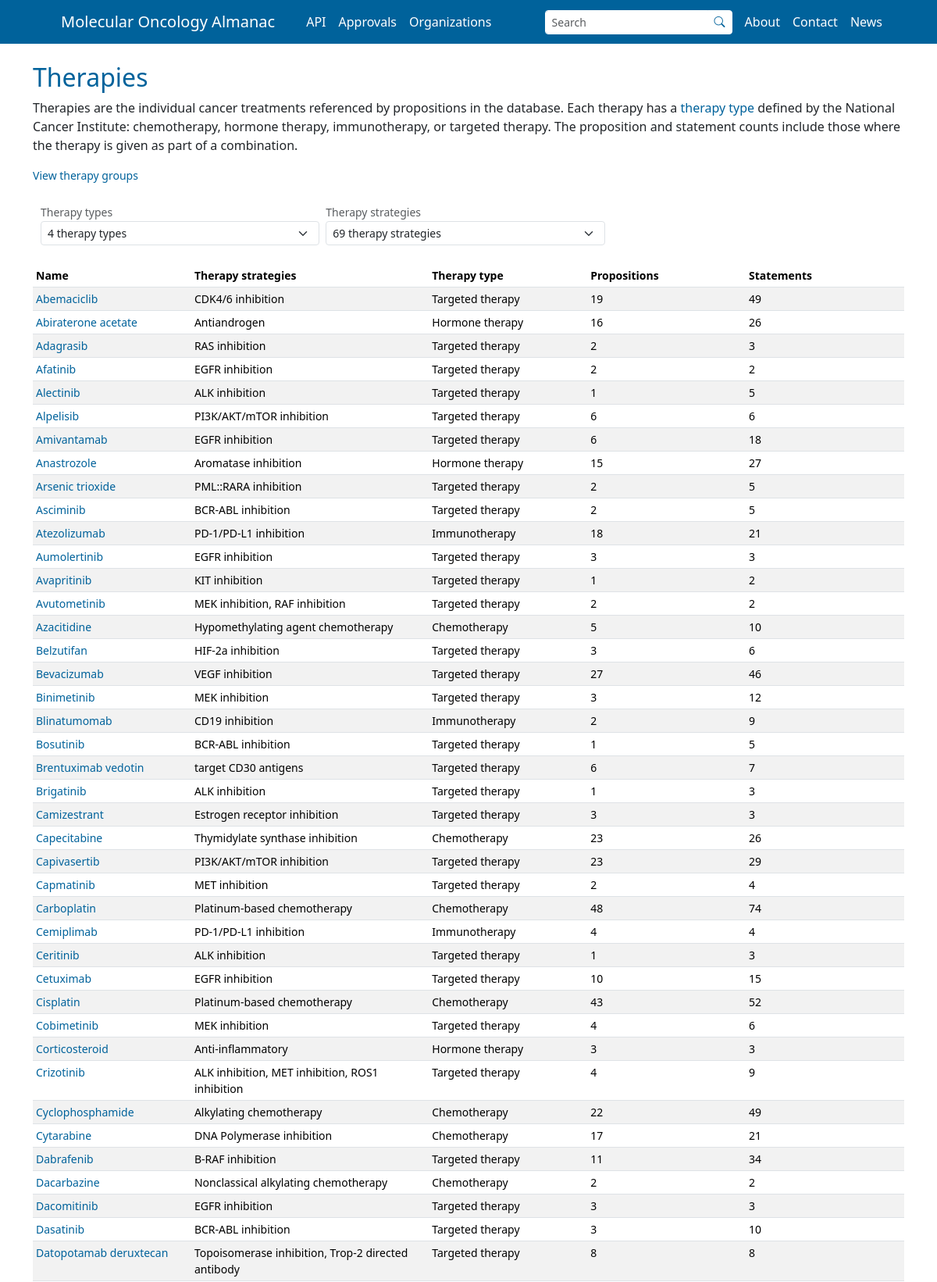
The app's page /therapies (upper part) with its own data.
### app/models.py (models this page shows)
class Base(sqlalchemy.orm.DeclarativeBase):
    pass

class Therapies(Base):
    __tablename__ = "therapies"
    id = sqlalchemy.Column(sqlalchemy.String, primary_key=True)
    name = sqlalchemy.Column(sqlalchemy.String, nullable=False)
    therapy_strategy = sqlalchemy.Column(sqlalchemy.Text, nullable=False)
    therapy_type = sqlalchemy.Column(sqlalchemy.String, nullable=False)
    propositions_count = sqlalchemy.Column(sqlalchemy.Integer, nullable=False)
    statements_count = sqlalchemy.Column(sqlalchemy.Integer, nullable=False)

### app/blueprints/main/routes.py (the view)
@main_bp.route("/therapies", defaults={"therapy_id": None}, methods=["GET", "POST"])
@main_bp.route("/therapies/<path:therapy_id>", endpoint="therapies")
def therapies(therapy_id: str | None = None):
    if therapy_id:
        record = requests.API.get_therapy(therapy_id=therapy_id)
        if not record:
            legacy_record = requests.API.find_therapy_by_name(name=therapy_id)
            if not legacy_record:
                flask.abort(404)
            return flask.redirect(
                flask.url_for("main.therapies", therapy_id=legacy_record["id"]), code=301
            )
        processed_record = services.process_therapy(record=record)
        therapy_propositions = requests.API.get_search_results(
            config_organization_filter=True, filters=[("therapy", record["name"])]
        )
        processed_propositions = services.process_propositions(
            records=therapy_propositions
        )
        return flask.render_template(
            template_name_or_list="therapy.html",
            therapy=processed_record,
            propositions_by_category=processed_propositions,
        )
    else:
        records = requests.Local.get_therapies()
        all_therapy_types = sorted(set(record["therapy_type"] for record in records))
        all_therapy_strategies = sorted(
            set(strategy for record in records for strategy in record["therapy_strategy"]),
            key=str.lower,
        )
        return flask.render_template(
            template_name_or_list="therapies.html",
            therapies=records,
            all_therapy_types=[{"id": name, "name": name} for name in all_therapy_types],
            all_therapy_strategies=[{"id": name, "name": name} for name in all_therapy_strategies],
        )

### app/blueprints/main/handlers.py (called while the page is built)
    @staticmethod
    def construct_base_query(model: models.Base) -> sqlalchemy.Select:
        return sqlalchemy.select(model)

    @staticmethod
    def execute_query(session: sqlalchemy.orm.Session, statement: sqlalchemy.sql.Executable) -> list[models.Base]:
        return (
            session
            .execute(statement=statement)
            .unique()
            .scalars()
            .all()
        )

    @classmethod
    def serialize_instances(cls, instances: list[models.Base], **kwargs) -> list[dict[str, typing.Any]]:
        result = []
        for instance in instances:
            serialized_instance = cls.serialize_single_instance(instance=instance, **kwargs)
            result.append(serialized_instance)
        return result

    @classmethod
    def serialize_primary_instance(cls, instance: models.Base) -> dict[str, typing.Any]:
        return {column.name: getattr(instance, column.name) for column in instance.__table__.columns}

    @classmethod
    def serialize_single_instance(cls, instance: models.Documents) -> dict[str, typing.Any]:
        serialized_record = cls.serialize_primary_instance(instance=instance)
        return serialized_record

### app/blueprints/main/requests.py (called while the page is built)
    @classmethod
    def get(cls, handler, statement):
        session_factory = flask.current_app.config["SESSION_FACTORY"]
        with session_factory() as session:
            result = handler.execute_query(session=session, statement=statement)
            serialized = handler.serialize_instances(instances=result)
            serialized = serialized
        return serialized

    @classmethod
    def get_therapies(cls):
        handler = handlers.Therapies()
        statement = handler.construct_base_query(model=models.Therapies)
        results = cls.get(handler=handler, statement=statement)
        for result in results:
            result["therapy_strategy"] = json.loads(result["therapy_strategy"])
        return cls.sort(data=results, sort_key="name")

    @classmethod
    def sort(cls, data, sort_key="name", reverse=False):
        try:
            return sorted(data, key=lambda d: d[sort_key], reverse=reverse)
        except KeyError as e:
            raise KeyError(
                f"Missing key '{sort_key}' in one or more dictionaries."
            ) from e

### app/database.py (called while the page is built)
    def optionxform(self, optionstr):
        return optionstr

### app/templates/therapies.html (shortened to what this page needs)
{% extends 'base.html' %}
{% from "macros.html" import multiselect_filter %}
{% block content %}
  <br>
  <h2 class="title">Therapies</h2>
  <p>
    Therapies are the individual cancer treatments referenced by propositions in the database. Each therapy has a
    <a href="https://www.cancer.gov/about-cancer/treatment/types" target="_blank">therapy type</a> defined by the
    National Cancer Institute: chemotherapy, hormone therapy, immunotherapy, or targeted therapy. The proposition and
    statement counts include those where the therapy is given as part of a combination.
  </p>
  <p class="small"><a href="{{ url_for('main.therapy_groups') }}">View therapy groups</a></p>
  {% set table = "#therapies-table-result" %}
  <div class="row g-2 mb-4">
    <div class="col-md-4">
      <span class="text-muted small">Therapy types</span>
      {{ multiselect_filter(all_therapy_types, "therapy type", "therapy types", "data-therapyTypes", table, mode="any") }}
    </div>
    <div class="col-md-4">
      <span class="text-muted small">Therapy strategies</span>
      {{ multiselect_filter(all_therapy_strategies, "therapy strategy", "therapy strategies", "data-therapyStrategies", table, mode="any", separator="|") }}
    </div>
  </div>
  <table id="therapies-table-result" class="table table-striped table-hover table-sm small w-100 dataTable">
    <thead>
      <tr>
        <th style="width: 10%">Name</th>
        <th style="width: 15%">Therapy strategies</th>
        <th style="width: 10%">Therapy type</th>
        <th style="width: 10%">Propositions</th>
        <th style="width: 10%">Statements</th>
      </tr>
    </thead>
    <tbody>
      {% for therapy in therapies %}
        <tr data-therapyTypes="{{ therapy.therapy_type }}" data-therapyStrategies="{{ therapy.therapy_strategy|join('|') }}">
          <td><a href="{{ url_for('main.therapies', therapy_id=therapy.id) }}">{{ therapy.name }}</a></td>
          <td>{{ therapy.therapy_strategy|join(', ') }}</td>
          <td>{{ therapy.therapy_type }}</td>
          <td>{{ therapy.propositions_count }}</td>
          <td>{{ therapy.statements_count }}</td>
        </tr>
      {% endfor %}
    </tbody>
  </table>
{% endblock %}

### app/templates/base.html (shortened to what this page needs)
<!doctype html>
<html lang="en">
  <head>
    {% block styles %}
      {{ bootstrap.load_css() }}
      <link rel="stylesheet" type="text/css" href="https://cdn.datatables.net/2.3.0/css/dataTables.bootstrap5.css">
      <link rel="stylesheet" href="https://cdn.jsdelivr.net/npm/bootstrap-icons@1.13.1/font/bootstrap-icons.min.css">
      <link rel="stylesheet" type="text/css" href="{{ url_for('static', filename=css_path) }}">
      <link rel="stylesheet" type="text/css" href="{{ url_for('static', filename='css/app.css') }}"/>
    {% endblock %}
  </head>
  <body class="d-flex flex-column min-vh-100">
    <div id="content">
      {% include "navbar.html" %}
      <section class="container-fluid">
        <div class="container">
          {% block content %}
          {% endblock %}
          <br>
        </div>
      </section>
    </div>
  </body>
</html>

### app/templates/macros.html (shortened to what this page needs)
{% macro multiselect_filter(items, noun, plural, attribute, table, mode="any", separator=",") -%}
<div class="dropdown multiselect-filter" data-attribute="{{ attribute }}" data-table="{{ table }}" data-mode="{{ mode }}"
  data-separator="{{ separator }}">
  <button class="form-select form-select-sm text-start text-truncate" type="button"
    data-bs-toggle="dropdown" data-bs-auto-close="outside" aria-expanded="false">{{ items|length }} {{ noun if items|length == 1 else plural }}</button>
</div>
{%- endmacro %}

### app/templates/navbar.html (shortened to what this page needs)
<nav class="navbar navbar-expand-lg" data-bs-theme="dark">
    <div class="container-fluid">
        <a class="navbar-brand" href="/">Molecular Oncology Almanac</a>
        <div class="collapse navbar-collapse" id="navbarMain">
            {% if request.endpoint not in ('main.index', 'main.search') %}
            <form class="navbar-search term-search ms-lg-auto" data-bs-theme="light" action="{{ url_for('main.search') }}" method="get" role="search">
                <div class="input-group input-group-sm">
                    <input
                      id="navbar-search"
                      name="q"
                      type="search"
                      class="form-control"
                      placeholder="Search"
                      autocomplete="off"
                      role="combobox"
                      aria-autocomplete="list"
                      aria-expanded="false"
                      aria-controls="navbar-search-results"
                      data-terms-url="{{ url_for('main.search_terms') }}"
                    >
                    <button type="submit" class="btn" aria-label="Search"><i class="bi bi-search" aria-hidden="true"></i></button>
                </div>
            </form>
            {% endif %}
            <ul class="navbar-nav me-auto mb-2 mb-lg-0">
                <li class="nav-item">
                    <a class="nav-link" href="{{ api_url }}" target="_blank">API</a>
                </li>
                <li class="nav-item">
                    <a class="nav-link" href="{{ url_for('main.indications') }}">Approvals</a>
                </li>
                <li class="nav-item">
                    <a class="nav-link" href="{{ url_for('main.organizations') }}">Organizations</a>
                </li>
            </ul>
            <ul class="navbar-nav navbar-nav-end ms-auto mb-2 mb-lg-0">
                <li class="nav-item">
                    <a class="nav-link" href="{{ url_for('main.about') }}">About</a>
                </li>
                <li class="nav-item">
                    <a class="nav-link" href="{{ url_for('main.about') }}#contact">Contact</a>
                </li>
                <li class="nav-item">
                    <a class="nav-link" href="https://news.moalmanac.org" rel="noopener">News</a>
                </li>
            </ul>
        </div>
    </div>
</nav>

### app/static/css/theme-colors-default.css (style rules this page uses)
:root { --primary-color: #00629B; --secondary-color: #FFA300; --tertiary-color: #41B6E6; }

### app/static/css/app.css (style rules this page uses)
html, body { height: 100%; }
html { position: relative; }
body { margin-bottom: 60px; }
.title { color: var(--primary-color); }
.navbar { background-color: var(--primary-color); display: flex; min-height: 56px; padding: 0 0.5rem; }
.navbar .container-fluid { display: flex; flex-wrap: wrap; align-items: center; padding: 0; }
.navbar .navbar-brand { display: flex; align-items: center; flex: 1 1 0; min-width: 0; margin-right: 0.5rem; padding: 0.75rem 0.5rem; white-space: normal; }
.navbar a { color: #FFFFFF; }
.navbar-collapse { flex-basis: 100%; }
.navbar-nav .nav-link { display: flex; align-items: center; padding: 0.75rem 0.5rem; }
.navbar-nav .nav-item { display: flex; flex-direction: column; }
.navbar-search { padding: 0.5rem; }
.navbar-search .form-control { border-color: #FFFFFF; }
.navbar-search .btn { --bs-btn-color: var(--primary-color); --bs-btn-bg: #FFFFFF; --bs-btn-border-color: #FFFFFF; --bs-btn-hover-color: var(--primary-color); --bs-btn-hover-bg: var(--secondary-color); --bs-btn-hover-border-color: var(--secondary-color); --bs-btn-active-color: var(--primary-color); --bs-btn-active-bg: var(--secondary-color); --bs-btn-active-border-color: var(--secondary-color); }
.navbar-search ~ .navbar-nav-end { margin-left: 0 !important; }
@media (min-width: 992px) { .navbar { align-items: stretch; height: 56px; padding: 0 50px; } }
@media (min-width: 992px) { .navbar .container-fluid { flex-wrap: nowrap; align-items: stretch; height: 100%; padding-left: 0.75rem; padding-right: 0.75rem; } }
@media (min-width: 992px) { .navbar .navbar-brand { flex: 0 0 auto; height: 100%; margin-right: 1rem; padding: 1rem; white-space: nowrap; } }
@media (min-width: 992px) { .navbar-collapse { flex-basis: auto; } }
@media (min-width: 992px) { .navbar-search { order: 1; align-self: center; width: 16rem; padding: 0 0.5rem; } }
@media (min-width: 992px) { .navbar-nav-end { order: 2; } }
@media (min-width: 992px) { .navbar-nav .nav-item { flex-direction: row; align-items: center; height: 100%; } }
@media (min-width: 992px) { .navbar-nav .nav-link { height: 100%; padding: 1rem; } }
.row { margin-top: 0; padding: 0 10px; width: 100%; }
.term-search { position: relative; }
.table { table-layout: fixed; word-wrap: break-word; }
table.dataTable th { text-align: left !important; }
table.dataTable td { text-align: left !important; }
a { color: var(--primary-color); text-decoration: none; }

### records on screen
Therapies: name "Abemaciclib", therapy_strategy "CDK4/6 inhibition", therapy_type "Targeted therapy", propositions_count "19", statements_count "49"
Therapies: name "Abiraterone acetate", therapy_strategy "Antiandrogen", therapy_type "Hormone therapy", propositions_count "16", statements_count "26"
Therapies: name "Adagrasib", therapy_strategy "RAS inhibition", therapy_type "Targeted therapy", propositions_count "2", statements_count "3"
Therapies: name "Afatinib", therapy_strategy "EGFR inhibition", therapy_type "Targeted therapy", propositions_count "2", statements_count "2"
Therapies: name "Alectinib", therapy_strategy "ALK inhibition", therapy_type "Targeted therapy", propositions_count "1", statements_count "5"
Therapies: name "Alpelisib", therapy_strategy "PI3K/AKT/mTOR inhibition", therapy_type "Targeted therapy", propositions_count "6", statements_count "6"
Therapies: name "Amivantamab", therapy_strategy "EGFR inhibition", therapy_type "Targeted therapy", propositions_count "6", statements_count "18"
Therapies: name "Anastrozole", therapy_strategy "Aromatase inhibition", therapy_type "Hormone therapy", propositions_count "15", statements_count "27"
Therapies: name "Arsenic trioxide", therapy_strategy "PML::RARA inhibition", therapy_type "Targeted therapy", propositions_count "2", statements_count "5"
Therapies: name "Asciminib", therapy_strategy "BCR-ABL inhibition", therapy_type "Targeted therapy", propositions_count "2", statements_count "5"
Therapies: name "Atezolizumab", therapy_strategy "PD-1/PD-L1 inhibition", therapy_type "Immunotherapy", propositions_count "18", statements_count "21"
Therapies: name "Aumolertinib", therapy_strategy "EGFR inhibition", therapy_type "Targeted therapy", propositions_count "3", statements_count "3"
Therapies: name "Avapritinib", therapy_strategy "KIT inhibition", therapy_type "Targeted therapy", propositions_count "1", statements_count "2"
Therapies: name "Avutometinib", therapy_strategy "MEK inhibition, RAF inhibition", therapy_type "Targeted therapy", propositions_count "2", statements_count "2"
Therapies: name "Azacitidine", therapy_strategy "Hypomethylating agent chemotherapy", therapy_type "Chemotherapy", propositions_count "5", statements_count "10"
Therapies: name "Belzutifan", therapy_strategy "HIF-2a inhibition", therapy_type "Targeted therapy", propositions_count "3", statements_count "6"
Therapies: name "Bevacizumab", therapy_strategy "VEGF inhibition", therapy_type "Targeted therapy", propositions_count "27", statements_count "46"
Therapies: name "Binimetinib", therapy_strategy "MEK inhibition", therapy_type "Targeted therapy", propositions_count "3", statements_count "12"
Therapies: name "Blinatumomab", therapy_strategy "CD19 inhibition", therapy_type "Immunotherapy", propositions_count "2", statements_count "9"
Therapies: name "Bosutinib", therapy_strategy "BCR-ABL inhibition", therapy_type "Targeted therapy", propositions_count "1", statements_count "5"
Therapies: name "Brentuximab vedotin", therapy_strategy "target CD30 antigens", therapy_type "Targeted therapy", propositions_count "6", statements_count "7"
Therapies: name "Brigatinib", therapy_strategy "ALK inhibition", therapy_type "Targeted therapy", propositions_count "1", statements_count "3"
Therapies: name "Camizestrant", therapy_strategy "Estrogen receptor inhibition", therapy_type "Targeted therapy", propositions_count "3", statements_count "3"
Therapies: name "Capecitabine", therapy_strategy "Thymidylate synthase inhibition", therapy_type "Chemotherapy", propositions_count "23", statements_count "26"
Therapies: name "Capivasertib", therapy_strategy "PI3K/AKT/mTOR inhibition", therapy_type "Targeted therapy", propositions_count "23", statements_count "29"
Therapies: name "Capmatinib", therapy_strategy "MET inhibition", therapy_type "Targeted therapy", propositions_count "2", statements_count "4"
Therapies: name "Carboplatin", therapy_strategy "Platinum-based chemotherapy", therapy_type "Chemotherapy", propositions_count "48", statements_count "74"
Therapies: name "Cemiplimab", therapy_strategy "PD-1/PD-L1 inhibition", therapy_type "Immunotherapy", propositions_count "4", statements_count "4"
Therapies: name "Ceritinib", therapy_strategy "ALK inhibition", therapy_type "Targeted therapy", propositions_count "1", statements_count "3"
Therapies: name "Cetuximab", therapy_strategy "EGFR inhibition", therapy_type "Targeted therapy", propositions_count "10", statements_count "15"
Therapies: name "Cisplatin", therapy_strategy "Platinum-based chemotherapy", therapy_type "Chemotherapy", propositions_count "43", statements_count "52"
Therapies: name "Cobimetinib", therapy_strategy "MEK inhibition", therapy_type "Targeted therapy", propositions_count "4", statements_count "6"
Therapies: name "Corticosteroid", therapy_strategy "Anti-inflammatory", therapy_type "Hormone therapy", propositions_count "3", statements_count "3"
Therapies: name "Crizotinib", therapy_strategy "ALK inhibition, MET inhibition, ROS1 inhibition", therapy_type "Targeted therapy", propositions_count "4", statements_count "9"
Therapies: name "Cyclophosphamide", therapy_strategy "Alkylating chemotherapy", therapy_type "Chemotherapy", propositions_count "22", statements_count "49"
Therapies: name "Cytarabine", therapy_strategy "DNA Polymerase inhibition", therapy_type "Chemotherapy", propositions_count "17", statements_count "21"
Therapies: name "Dabrafenib", therapy_strategy "B-RAF inhibition", therapy_type "Targeted therapy", propositions_count "11", statements_count "34"
Therapies: name "Dacarbazine", therapy_strategy "Nonclassical alkylating chemotherapy", therapy_type "Chemotherapy", propositions_count "2", statements_count "2"
Therapies: name "Dacomitinib", therapy_strategy "EGFR inhibition", therapy_type "Targeted therapy", propositions_count "3", statements_count "3"
Therapies: name "Dasatinib", therapy_strategy "BCR-ABL inhibition", therapy_type "Targeted therapy", propositions_count "3", statements_count "10"
Therapies: name "Datopotamab deruxtecan", therapy_strategy "Topoisomerase inhibition, Trop-2 directed antibody", therapy_type "Targeted therapy", propositions_count "8", statements_count "8"

### other values on screen
{{ items|length }} "4 69"
{{ noun if items|length == 1 else plural }} "therapy types therapy strategies"
